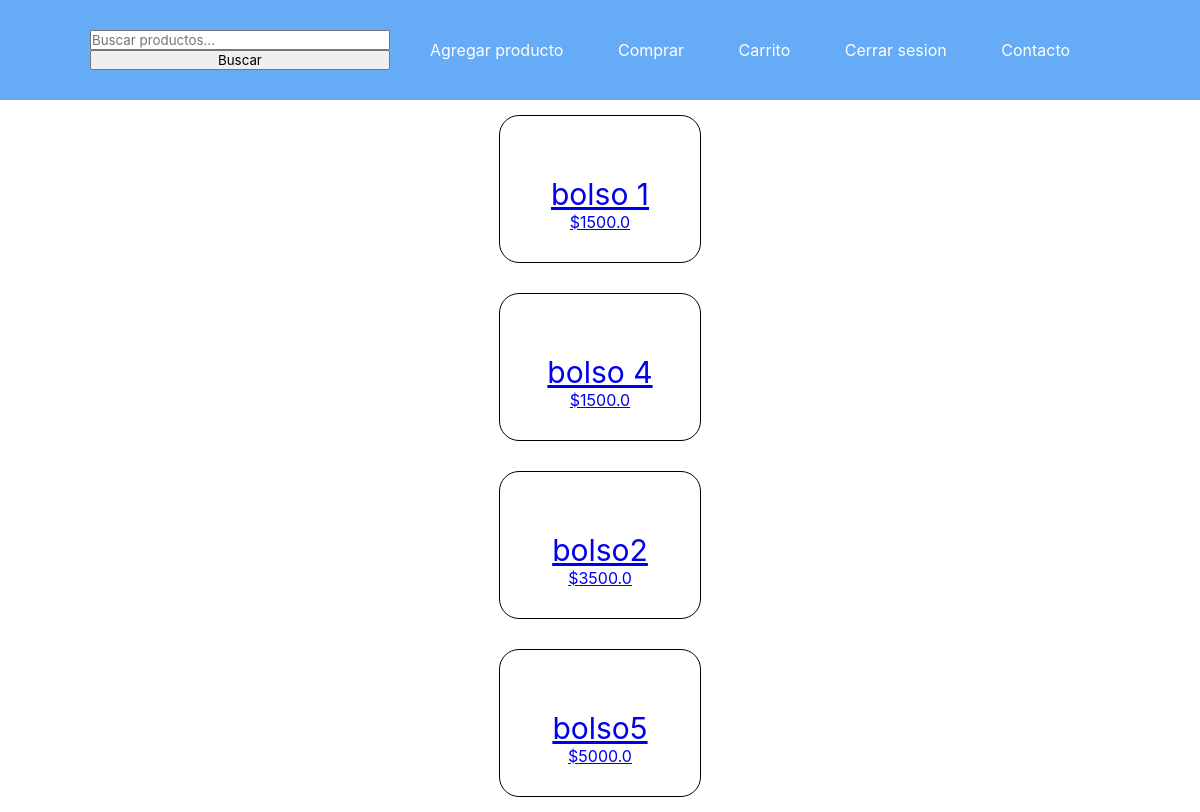
Page /buy (signed in) on the earlier database version.
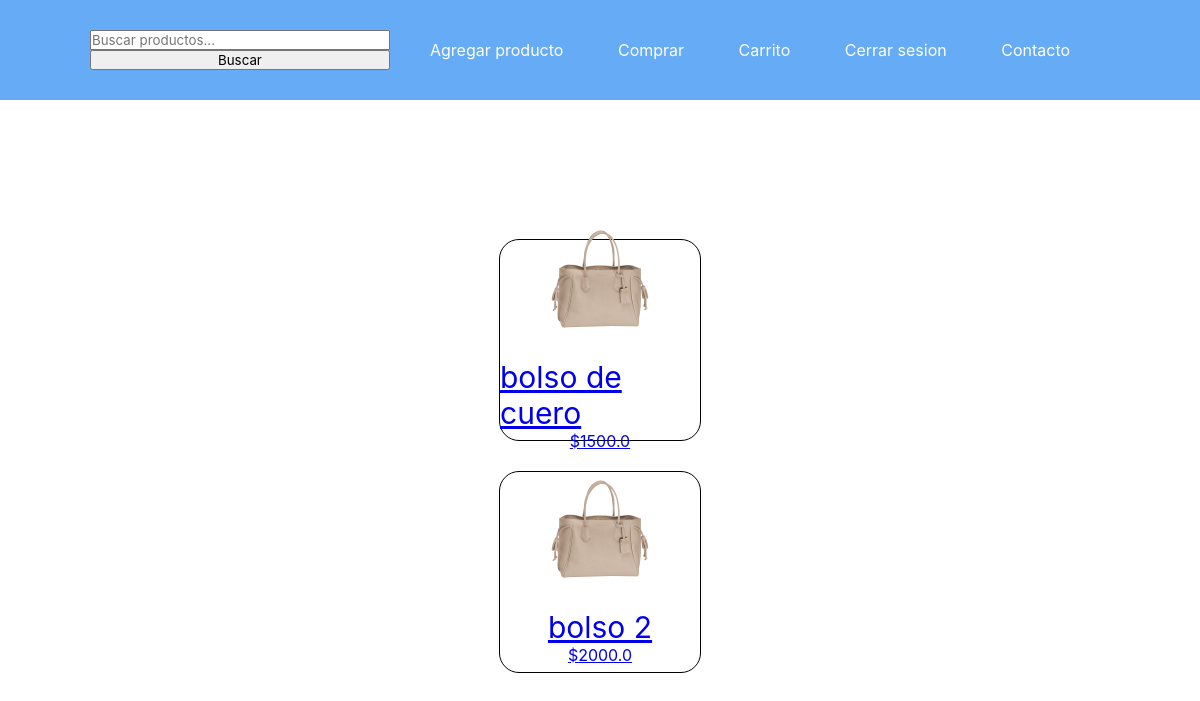
Same page on the later database version.
### ecommerce/models.py (models this page shows)
class stockProducts(models.Model):
    thumbnail = models.ImageField(null=True, upload_to=marketplace_directory_path())
    nom_prod = models.CharField(max_length=50)
    precio_prod = models.FloatField()
    descripcion = models.TextField(max_length=250)
    categoria = models.ForeignKey(categorias, on_delete=models.CASCADE)
    hayStock = models.BooleanField(default=True)
    def __str__(self) -> str:
        return self.nom_prod

### ecommerce/views.py (the view)
# urls.py: path('buy', views.buy, name="buy"),
@login_required
def buy(request):
    busqueda = request.GET.get("buscar")
    stock = stockProducts.objects.all()
    if busqueda:
        stock = stockProducts.objects.filter(
            nom_prod__icontains = busqueda
        )
    return render(request, 'buy.html', {
        'products' : stock
    })

### ecommerce/templates/buy.html (shortened to what this page needs)
{% extends 'base.html' %}
{% load static %}
    {% block content %}
    <main>
        {% for product in products %}
        {% if product.hayStock %}
            <a href="{% url 'product_detail' product.id  %}" class="product_card">
                <img src={{product.thumbnail.url}} alt="" class="imagen_buy">
                <p class="product">{{product}}</p>
                <p>${{product.precio_prod}}</p>
            </a>
        {% endif %}
        {% endfor %}
    </main>
    {% endblock %}

Differences in the rows shown:
removed stockProducts: nom_prod "bolso 1", precio_prod "1500.0"
removed stockProducts: nom_prod "bolso 4", precio_prod "1500.0"
removed stockProducts: nom_prod "bolso2", precio_prod "3500.0"
removed stockProducts: nom_prod "bolso5", precio_prod "5000.0"
added stockProducts: thumbnail (picture), nom_prod "bolso de cuero", precio_prod "1500.0"
added stockProducts: thumbnail (picture), nom_prod "bolso 2", precio_prod "2000.0"
